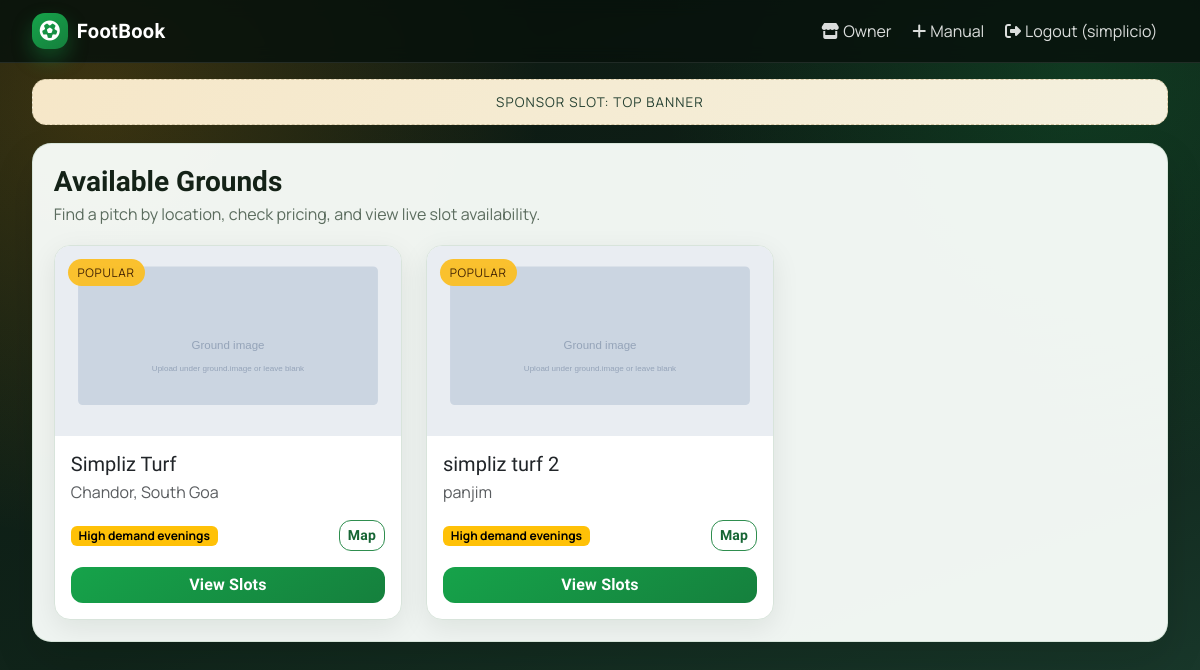
Screenshot of /grounds/ (signed in) with the database file from the repository.
### accounts/models.py (models this page shows, shortened)
class User(AbstractBaseUser, PermissionsMixin):
    ROLE_CHOICES = (
        ('admin', 'Admin'),
        ('owner', 'Ground Owner'),
        ('customer', 'Customer'),
    )
    email = models.EmailField(unique=True)
    phone_number = models.CharField(max_length=15, unique=True)
    name = models.CharField(max_length=100)
    role = models.CharField(max_length=10, choices=ROLE_CHOICES)
    is_active = models.BooleanField(default=True)
    is_staff = models.BooleanField(default=False)
    email_verified = models.BooleanField(default=False)
    date_joined = models.DateTimeField(default=timezone.now)
    USERNAME_FIELD = 'email'
    REQUIRED_FIELDS = ['phone_number', 'name']
    objects = UserManager()

### grounds/models.py (models this page shows, shortened)
class Ground(models.Model):
    name = models.CharField(max_length=100)
    location = models.CharField(max_length=200)
    image = models.CharField(max_length=300, blank=True, null=True)
    latitude = models.DecimalField(max_digits=9, decimal_places=6, null=True, blank=True)
    longitude = models.DecimalField(max_digits=9, decimal_places=6, null=True, blank=True)
    owner = models.ForeignKey(
        settings.AUTH_USER_MODEL,
        on_delete=models.CASCADE,
        limit_choices_to={'role': 'owner'}
    )
    day_price = models.PositiveIntegerField()
    night_price = models.PositiveIntegerField()
    opening_time = models.TimeField()
    closing_time = models.TimeField()
    is_active = models.BooleanField(default=True)
    created_at = models.DateTimeField(auto_now_add=True)

### bookings/views.py (the view)
# urls.py: path('grounds/', views.ground_list),
@login_required
def ground_list(request):
    grounds = Ground.objects.all()
    return render(request, 'grounds/ground_list.html', {
        'grounds': grounds
    })

### templates/grounds/ground_list.html (shortened to what this page needs)
{% extends 'base/base.html' %}
{% block content %}
<div class="page-shell">
  <div class="page-header">
    <div>
      <h3>Available Grounds</h3>
      <p class="page-subtitle">Find a pitch by location, check pricing, and view live slot availability.</p>
    </div>
  </div>
  <div class="row g-4">
    {% for ground in grounds %}
      <div class="col-md-6 col-lg-4">
        <div class="card ground-card h-100">
          <div class="ground-media">
            {% if ground.image %}
              <img src="{{ ground.image }}" class="card-img-top" alt="{{ ground.name }}">
            {% else %}
              <img src="/static/images/ground_placeholder.svg" class="card-img-top" alt="{{ ground.name }}">
            {% endif %}
            <span class="ground-badge">Popular</span>
          </div>
          <div class="card-body d-flex flex-column">
            <h5 class="mb-1">{{ ground.name }}</h5>
            <p class="text-muted mb-3">{{ ground.location }}</p>
            <div class="d-flex justify-content-between align-items-center mb-3">
              <span class="badge text-bg-warning">High demand evenings</span>
              <button class="btn btn-sm btn-outline-primary" data-bs-toggle="modal" data-bs-target="#mapModal{{ ground.id }}">Map</button>
            </div>
            <a href="/grounds/{{ ground.id }}/" class="btn btn-primary w-100 mt-auto">View Slots</a>
          </div>
        </div>
      </div>
    {% empty %}
      <div class="col-12">
        <p class="text-muted mb-0">No grounds are available right now.</p>
      </div>
    {% endfor %}
  </div>
</div>
{% endblock %}

### templates/base/base.html (shortened to what this page needs)
<!DOCTYPE html>
<html lang="en">
<head>
  {% load static %}
  <link href="https://cdn.jsdelivr.net/npm/bootstrap@5.3.2/dist/css/bootstrap.min.css" rel="stylesheet">
  <link href="https://cdnjs.cloudflare.com/ajax/libs/font-awesome/6.4.0/css/all.min.css" rel="stylesheet">
  <link rel="stylesheet" href="{% static 'css/style.css' %}">
</head>
<body>
<nav class="navbar navbar-expand-lg site-navbar">
  <div class="container-fluid">
    <a class="navbar-brand d-flex align-items-center" href="/">
      <span class="brand-icon"><i class="fas fa-futbol" aria-hidden="true"></i></span>
      <span class="brand-text">FootBook</span>
    </a>
    <div class="collapse navbar-collapse" id="mainNavbar">
      <ul class="navbar-nav ms-auto mb-2 mb-lg-0">
        {% if user.is_authenticated %}
          {% if user.role == 'admin' %}
            <li class="nav-item"><a class="nav-link" href="{% url 'admin_dashboard' %}"><i class="fas fa-tools me-1"></i>Admin</a></li>
            <li class="nav-item"><a class="nav-link" href="{% url 'create_ground_owner' %}"><i class="fas fa-user-plus me-1"></i>Owners</a></li>
          {% elif user.role == 'owner' %}
            <li class="nav-item"><a class="nav-link" href="{% url 'owner_dashboard' %}"><i class="fas fa-store me-1"></i>Owner</a></li>
            <li class="nav-item"><a class="nav-link" href="{% url 'owner_manual_booking' %}"><i class="fas fa-plus me-1"></i>Manual</a></li>
          {% else %}
            <li class="nav-item"><a class="nav-link" href="{% url 'customer_dashboard' %}"><i class="fas fa-user me-1"></i>Dashboard</a></li>
            <li class="nav-item"><a class="nav-link" href="/my-bookings/"><i class="fas fa-calendar-check me-1"></i>My Bookings</a></li>
          {% endif %}
          <li class="nav-item"><a class="nav-link" href="{% url 'logout' %}"><i class="fas fa-sign-out-alt me-1"></i>Logout ({{ user.name }})</a></li>
        {% else %}
          <li class="nav-item"><a class="nav-link" href="{% url 'login' %}"><i class="fas fa-sign-in-alt me-1"></i>Login</a></li>
          <li class="nav-item"><a class="nav-link" href="{% url 'register' %}"><i class="fas fa-user-plus me-1"></i>Register</a></li>
        {% endif %}
      </ul>
    </div>
  </div>
</nav>
<div class="container mt-3">
  <div class="ad-shell text-center">Sponsor Slot: top banner</div>
</div>
<main class="container app-main">
  {% block content %}{% endblock %}
</main>
</body>
</html>

### static/css/style.css (style rules this page uses)
:root { --bg-main: #0e1a13; --bg-accent: #1f3a2e; --bg-soft: #f2f7f4; --surface: #ffffff; --surface-muted: #f7fbf8; --text-main: #142217; --text-soft: #5b6c5e; --line: #d8e4db; --brand: #16a34a; --brand-dark: #15803d; --highlight: #f59e0b; --danger: #dc2626; --shadow: 0 18px 40px rgba(6, 20, 10, 0.12); }
@media (prefers-reduced-motion: no-preference) { :root { scroll-behavior: smooth; } }
body { min-height: 100vh; margin: 0; font-family: 'Manrope', 'Segoe UI', sans-serif; color: var(--text-main); background: radial-gradient(circle at 8% 12%, rgba(245, 158, 11, 0.2), transparent 34%), radial-gradient(circle at 90% 10%, rgba(22, 163, 74, 0.2), transparent 32%), linear-gradient(160deg, #0d1711 0%, #10241a 56%, #1b3d2f 100%); -webkit-font-smoothing: antialiased; overflow-x: hidden; }
body::before { content: ''; position: fixed; inset: 0; pointer-events: none; z-index: -1; background-image: linear-gradient(rgba(255, 255, 255, 0.04) 1px, transparent 1px), linear-gradient(90deg, rgba(255, 255, 255, 0.04) 1px, transparent 1px); background-size: 40px 40px; opacity: 0.14; }
h1, h2, h3, h4, h5, h6, .navbar-brand, .btn { font-family: 'Sora', 'Manrope', sans-serif; }
.container, .container-fluid { max-width: 1160px; }
.app-main { margin-top: 1.1rem; margin-bottom: 2rem; padding-bottom: 2.5rem; }
.site-navbar { backdrop-filter: blur(8px); background: rgba(8, 18, 12, 0.86); border-bottom: 1px solid rgba(255, 255, 255, 0.1); }
.navbar-brand { font-weight: 800; letter-spacing: 0.3px; }
.brand-icon { width: 2.25rem; height: 2.25rem; border-radius: 0.8rem; display: inline-flex; align-items: center; justify-content: center; color: #fff; background: linear-gradient(145deg, #16a34a, #15803d); box-shadow: 0 10px 20px rgba(22, 163, 74, 0.35); }
.brand-text { margin-left: 0.55rem; color: #fff; }
.site-navbar .nav-link { color: rgba(255, 255, 255, 0.86); border-radius: 999px; padding: 0.45rem 0.95rem; margin: 0 0.15rem; transition: transform 0.2s ease, background-color 0.2s ease; }
.ad-shell { padding: 0.75rem 1rem; font-size: 0.84rem; letter-spacing: 0.08em; text-transform: uppercase; color: #274233; background: linear-gradient(120deg, #f6e7c8, #f4f0de); border: 1px dashed #d4c7a5; border-radius: 0.9rem; }
.page-shell { background: rgba(249, 253, 250, 0.96); border-radius: 1.2rem; border: 1px solid rgba(215, 230, 219, 0.95); box-shadow: var(--shadow); padding: 1.3rem; animation: fade-rise 0.45s ease both; }
.page-header { display: flex; justify-content: space-between; align-items: center; gap: 1rem; margin-bottom: 1.2rem; }
.page-header h2, .page-header h3, .page-header h4 { margin: 0; font-weight: 700; }
.page-subtitle { margin: 0.25rem 0 0; color: var(--text-soft); }
.card, .modal-content { border: 1px solid var(--line); border-radius: 1rem; box-shadow: 0 8px 28px rgba(10, 30, 17, 0.08); }
.reveal { opacity: 0; transform: translateY(16px); }
.reveal-visible { animation: fade-rise 0.46s ease forwards; }
.ground-card { overflow: hidden; transition: transform 0.18s ease, box-shadow 0.18s ease; }
.ground-media { position: relative; }
.ground-media img { width: 100%; height: 190px; object-fit: cover; }
.ground-badge { position: absolute; top: 0.8rem; left: 0.8rem; font-size: 0.74rem; text-transform: uppercase; letter-spacing: 0.06em; padding: 0.28rem 0.62rem; border-radius: 999px; color: #402103; background: rgba(251, 191, 36, 0.95); }
.btn { border-radius: 0.75rem; font-weight: 600; letter-spacing: 0.01em; }
.btn-primary, .btn-success { color: #fff; border: none; position: relative; overflow: hidden; transition: transform 0.16s ease, filter 0.16s ease; }
.btn-primary { background: linear-gradient(145deg, #16a34a, #15803d); }
.btn-outline-primary { color: #166534; border-color: #2f8e4f; }

### rows the page displays
User: name "simplicio"
Ground: name "Simpliz Turf", location "Chandor, South Goa"
Ground: name "simpliz turf 2", location "panjim"
